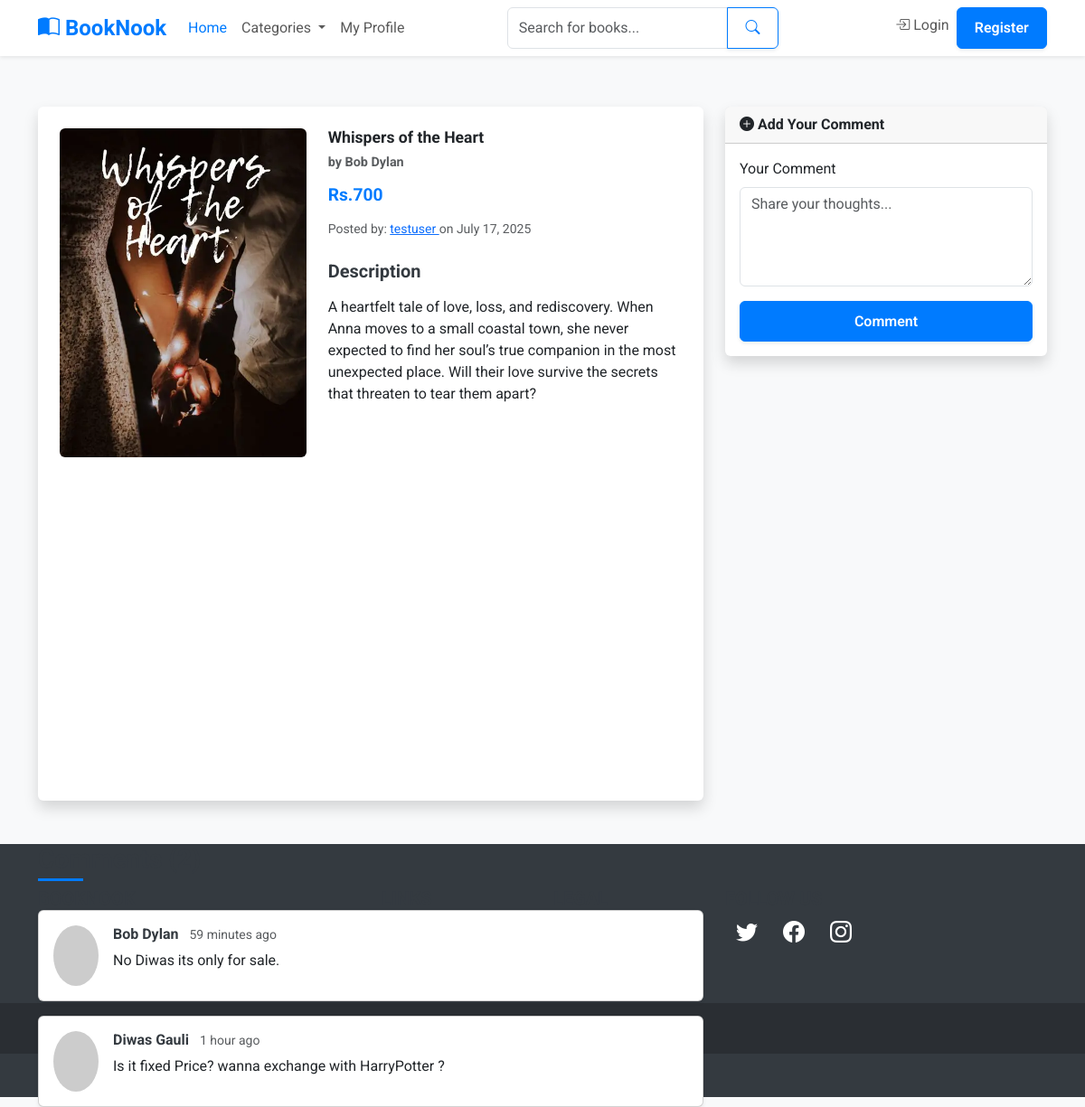
The app's page /books/5/ with its own data.
### booknook/models.py (models this page shows, shortened)
class Post(models.Model):
    TRADE_CHOICES = [
        ('sale', 'Sale'),
        ('exchange', 'Exchange'),
        ('both', 'Sale or Exchange'),
    ]
    CONDITION_CHOICES = [
        ('new', 'New'),
        ('used_like_new', 'Used - Like New'),
        ('used_good', 'Used - Good'),
        ('used_fair', 'Used - Fair'),
        ('used_poor', 'Used - Poor'),
    ]
    title = models.CharField(max_length=200)
    description = models.TextField()
    author_name = models.CharField(max_length=100)  # Book's author
    price = models.PositiveIntegerField(null=True, blank=True)
    image = models.ImageField(upload_to='book_images/', blank=True, null=True)
    trade_condition = models.CharField(max_length=10, choices=TRADE_CHOICES, default='sale')
    exchange_with = models.CharField(max_length=200, blank=True, null=True)  # <-- New field
    book_condition = models.CharField(
        max_length=15,
        choices=CONDITION_CHOICES,
        default='used_good',
        help_text="Condition of the book"
    )
    category = models.ForeignKey(Category, on_delete=models.SET_NULL, null=True, blank=True)
    posted_by = models.ForeignKey(User, on_delete=models.CASCADE, related_name='posts')  # This is already the author
    is_trending = models.BooleanField(default=False)
    is_popular = models.BooleanField(default=False)
    created_at = models.DateTimeField(auto_now_add=True)
    updated_at = models.DateTimeField(auto_now=True)
    class Meta:
        ordering = ['-created_at']

class Comment(models.Model):
    post = models.ForeignKey(Post, on_delete=models.CASCADE, related_name='comments')
    user = models.ForeignKey(User, on_delete=models.CASCADE)  # comment author
    content = models.TextField()
    created_at = models.DateTimeField(auto_now_add=True)

### booknook/views.py (the view)
# urls.py: path('books/<int:pk>/', views.PostDetailView.as_view(), name='post_detail'),
class PostDetailView(DetailView):
    model = Post
    template_name = 'book/post_detail.html'
    context_object_name = 'post'
    def get_context_data(self, **kwargs):
        context = super().get_context_data(**kwargs)
        post = self.get_object()
        context['comments'] = Comment.objects.filter(post=post).order_by('-created_at')
        return context

### booknook/nav.py (called while the page is built)
def navigation(request):
    categories = Category.objects.all()[:4]
    return {"categories": categories}

### templates/book/post_detail.html (shortened to what this page needs)
{% extends "book/base.html" %}
{% block content %}
<div class="container mt-5">
    <div class="row">
        <div class="col-lg-8">
            <div class="card book-card p-4">
                <div class="row">
                    <div class="col-md-5">
                        <img src="{% if post.image %}{{ post.image.url }}{% else %}https://placehold.co/400x600/007BFF/FFFFFF?text=No+Image{% endif %}"
                             class="img-fluid rounded" alt="{{ post.title }}">
                    </div>
                    <div class="col-md-7">
                        <h2 class="card-title display-6">{{ post.title }}</h2>
                        <h5 class="card-author text-muted">by {{ post.posted_by.get_full_name|default:post.posted_by.username }}</h5>
                        {% if post.trade_condition == 'sale' %}
                            <p class="card-price display-5 my-3">Rs.{{ post.price|default:"N/A" }}</p>
                        {% else %}
                            <p class="card-price display-5 my-3">For Exchange: {{post.exchange_with}}</p>
                        {% endif %}
                        <p class="small text-muted">
                            Posted by:
                            <a href="{% url 'user_profile' username=post.posted_by.username %}">
                                {{ post.posted_by.username }}
                            </a>
                            on {{ post.created_at|date:"F d, Y" }}
                        </p>
                        <h5 class="mt-4">Description</h5>
                        <p>{{ post.description|linebreaks }}</p>
                    </div>
                </div>
            </div>
            <div class="comment-section mt-5">
                <h3 class="section-title">Comments ({{ comments|length }})</h3>
                {% for comment in comments %}
                    <div class="card mb-3">
                        <div class="card-body d-flex">
                            <img src="https://placehold.co/50x50/6c757d/FFFFFF?text={{ comment.user.username|slice:":1"|upper }}" class="rounded-circle me-3" alt="User avatar">
                            <div>
                                <h6 class="fw-bold">
                                    {{ comment.user.get_full_name|default:comment.user.username }}
                                    <small class="text-muted fw-normal ms-2">{{ comment.created_at|timesince }} ago</small>
                                </h6>
                                <p>{{ comment.content }}</p>
                            </div>
                        </div>
                    </div>
                {% empty %}
                    <p>No comments yet. Be the first to comment!</p>
                {% endfor %}
            </div>
        </div>
        <aside class="col-lg-4">
            <div class="sidebar">
                <div class="card">
                    <div class="card-header"><strong><i class="bi bi-plus-circle-fill"></i> Add Your Comment</strong></div>
                    <div class="card-body">
                        <form method="POST" action="{% url 'comment' %}">
                            <div class="mb-3">
                                <label for="comment" class="form-label">Your Comment</label>
                                <textarea name="content" class="form-control" id="comment" rows="4" placeholder="Share your thoughts..." required></textarea>
                            </div>
                            <button type="submit" class="btn btn-primary w-100">Comment</button>
                        </form>
                    </div>
                </div>
            </div>
        </aside>
    </div>
</div>
{% endblock content %}

### templates/book/base.html (shortened to what this page needs)
{% load static %}
<!DOCTYPE html>
<html lang="en">
<head>
    <link href="https://cdn.jsdelivr.net/npm/bootstrap@5.3.0/dist/css/bootstrap.min.css" rel="stylesheet">
    <link rel="stylesheet" href="https://cdn.jsdelivr.net/npm/bootstrap-icons@1.10.5/font/bootstrap-icons.css">
    <link rel="stylesheet" href="{% static 'css/custom.css' %}">
</head>
<body>
     {% include "book/nav.html" %}
     {% block content %}
     {% endblock content %}
     {% include "book/footer.html" %}
</body>
</html>

### templates/book/nav.html (shortened to what this page needs)
<nav class="navbar navbar-expand-lg bg-white fixed-top shadow-sm">
    <div class="container">
        <a class="navbar-brand" href="/">
            <i class="bi bi-book-half"></i> BookNook
        </a>
        <div class="collapse navbar-collapse" id="navbarSupportedContent">
            <ul class="navbar-nav me-auto mb-2 mb-lg-0">
                <li class="nav-item">
                    <a class="nav-link active" aria-current="page" href="/">Home</a>
                </li>
                <li class="nav-item dropdown">
                    <a class="nav-link dropdown-toggle" href="#" id="navbarDropdown" role="button"
                        data-bs-toggle="dropdown" aria-expanded="false">
                        Categories
                    </a>
                </li>
                <li class="nav-item">
                    <a class="nav-link" href="{% url 'my_profile' %}">My Profile</a>
                </li>
            </ul>
            <form class="d-flex search-form me-3" action="{% url 'book_search' %}" method="get">
                <div class="input-group">
                    <input class="form-control" type="search" name="query" value="{{ query }}"
                        placeholder="Search for books..." aria-label="Search">
                    <button class="btn btn-outline-primary" type="submit"><i class="bi bi-search"></i></button>
                </div>
            </form>
            <ul class="navbar-nav ms-auto mb-2 mb-lg-0">
                {% if request.user.is_authenticated %}
                <li class="nav-item">
                    <form method="post" action="{% url 'accounts:logout' %}">
                        {% csrf_token %}
                        <button type="submit" class="btn btn-outline-danger">
                            <i class="bi bi-box-arrow-right"></i> Logout
                        </button>
                    </form>
                </li>
                {% else %}
                <li class="nav-item">
                    <a class="nav-link" href="{% url 'accounts:login' %}">
                        <i class="bi bi-box-arrow-in-right"></i> Login
                    </a>
                </li>
                <li class="nav-item">
                    <a class="btn btn-primary" href="{% url 'accounts:register' %}">Register</a>
                </li>
                {% endif %}
            </ul>
        </div>
    </div>
</nav>

### templates/book/footer.html (shortened to what this page needs)
    <footer class="footer">
        <div class="container">
            <div class="row">
                <div class="col-lg-4 mb-4 mb-lg-0">
                    <h5 class="text-uppercase">BookNook</h5>
                    <p class="text-muted">The best place to find, sell, and exchange books. Join our community of book lovers today.</p>
                </div>
                <div class="col-lg-2 col-6">
                    <h5 class="text-uppercase">Links</h5>
                    <ul class="list-unstyled mb-0">
                        <li><a href="#">About Us</a></li>
                        <li><a href="#">Contact</a></li>
                        <li><a href="#">FAQ</a></li>
                    </ul>
                </div>
                <div class="col-lg-2 col-6">
                    <h5 class="text-uppercase">Legal</h5>
                    <ul class="list-unstyled mb-0">
                        <li><a href="#">Privacy Policy</a></li>
                        <li><a href="#">Terms of Service</a></li>
                    </ul>
                </div>
                <div class="col-lg-4">
                    <h5 class="text-uppercase">Follow Us</h5>
                    <div class="social-icons">
                        <a href="#"><i class="bi bi-twitter"></i></a>
                        <a href="#"><i class="bi bi-facebook"></i></a>
                        <a href="#"><i class="bi bi-instagram"></i></a>
                    </div>
                </div>
            </div>
        </div>
        <div class="text-center p-3 mt-4" style="background-color: rgba(0, 0, 0, 0.2);">
        </div>
    </footer>

### static/css/custom.css (style rules this page uses)
:root { --primary-color: #007bff; --secondary-color: #6c757d; --light-gray: #f8f9fa; --dark-charcoal: #343a40; --accent-color: #ffc107; --success-color: #28a745; --danger-color: #dc3545; --white-color: #ffffff; --font-family-sans-serif: 'Roboto', -apple-system, BlinkMacSystemFont, "Segoe UI", "Helvetica Neue", Arial, sans-serif; --border-radius: 0.375rem; --box-shadow-sm: 0 0.125rem 0.25rem rgba(0, 0, 0, 0.075); --box-shadow-md: 0 0.5rem 1rem rgba(0, 0, 0, 0.15); --box-shadow-lg: 0 1rem 3rem rgba(0, 0, 0, 0.175); --transition-base: all 0.3s ease-in-out; }
body { background-color: var(--light-gray); font-family: var(--font-family-sans-serif); color: var(--dark-charcoal); padding-top: 70px; }
h1, h2, h3, h4, h5, h6 { font-weight: 700; color: var(--dark-charcoal); }
.section-title { margin-bottom: 2rem; font-weight: 700; position: relative; padding-bottom: 0.5rem; }
.section-title::after { content: ''; position: absolute; bottom: 0; left: 0; width: 50px; height: 3px; background-color: var(--primary-color); }
.navbar { box-shadow: var(--box-shadow-sm); transition: var(--transition-base); }
.navbar-brand { font-weight: 700; font-size: 1.5rem; color: var(--primary-color); }
.navbar .nav-link { transition: color 0.2s; }
.navbar .nav-link:hover, .navbar .nav-link.active { color: var(--primary-color) !important; }
.navbar .search-form { min-width: 300px; }
.btn { border-radius: var(--border-radius); font-weight: 600; padding: 0.6rem 1.2rem; transition: var(--transition-base); box-shadow: var(--box-shadow-sm); }
.btn-primary { background-color: var(--primary-color); border-color: var(--primary-color); }
.btn-outline-primary { color: var(--primary-color); border-color: var(--primary-color); }
.book-card { border: none; border-radius: var(--border-radius); box-shadow: var(--box-shadow-md); transition: var(--transition-base); background-color: var(--white-color); height: 100%; }
.book-card .card-title { font-size: 1.1rem; font-weight: 700; white-space: nowrap; overflow: hidden; text-overflow: ellipsis; }
.book-card .card-author { color: var(--secondary-color); font-size: 0.9rem; }
.book-card .card-price { font-size: 1.2rem; font-weight: 700; color: var(--primary-color); }
.sidebar .card { background-color: var(--white-color); border: none; border-radius: var(--border-radius); box-shadow: var(--box-shadow-md); margin-bottom: 1.5rem; }
.footer { background-color: var(--dark-charcoal); color: var(--light-gray); padding: 3rem 0; margin-top: 3rem; }
.footer a { color: var(--white-color); text-decoration: none; transition: color 0.2s; }
.footer .social-icons a { font-size: 1.5rem; margin: 0 0.75rem; }
.comment-section .card { box-shadow: var(--box-shadow-sm); }

### records on screen
Post: image (picture), title "Whispers of the Heart", posted_by.get_full_name "Bob Dylan", price "700", posted_by.username "testuser", created_at "July 17, 2025", description "A heartfelt tale of love, loss, and rediscovery. When Anna moves to a small coastal town, she never expected to find her soul’s true companion in the most unexpected place. Will their love survive the secrets that threaten to tear them apart?"
Comment: user.get_full_name "Bob Dylan", created_at "59 minutes", content "No Diwas its only for sale."
Comment: user.get_full_name "Diwas Gauli", created_at "1 hour", content "Is it fixed Price? wanna exchange with HarryPotter ?"
